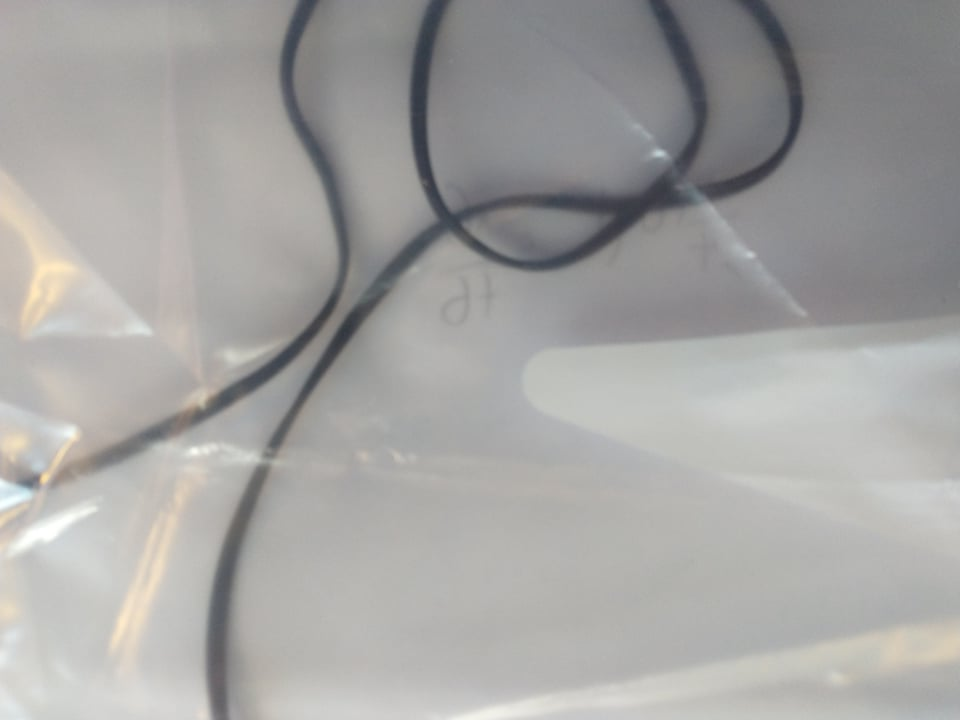
#> input picture projet/test_image.jpg, 960 x 720 px, given in place of the camera
$ python testimage.py
#> lines starting #> are read from the running program, lines starting #| are printed output that depends on the picture; after the words box and inside, x2 and y2 are one past the last pixel; in counts of white or black regions, pixels touching at a corner belong together
print ('hello world')

import cv2 as cv
import numpy as np
cap0=cv.VideoCapture(1)
cap = cv.VideoCapture(2)

while True:
    ret,frame=cap.read()
#> frame is the input picture: shape (720, 960, 3); mean B, G, R 162.7, 164.3, 165.1
    width=int(cap.get(3))
    height=int(cap.get(4))
    ret0,frame0=cap0.read()
    small_frame = cv.resize(frame,(0,0),fx=0.5,fy=0.5)
    small_frame0 = cv.resize(frame0,(0,0),fx=0.5,fy=0.5)
    inverted = cv.bitwise_not(small_frame)
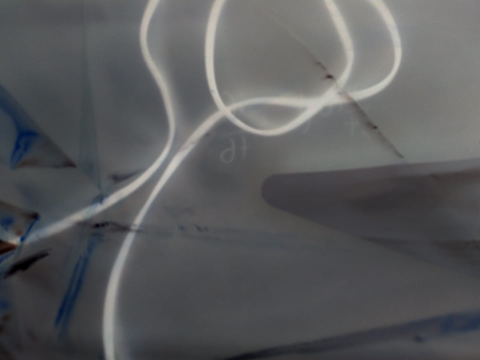
#> inverted: shape (360, 480, 3); mean B, G, R 92.2, 90.6, 89.8
    gray_invert = cv.cvtColor(inverted, cv.COLOR_BGR2GRAY)
    image=np.zeros(frame.shape, np.uint8)
    image[:height//2,:width//2]=small_frame0
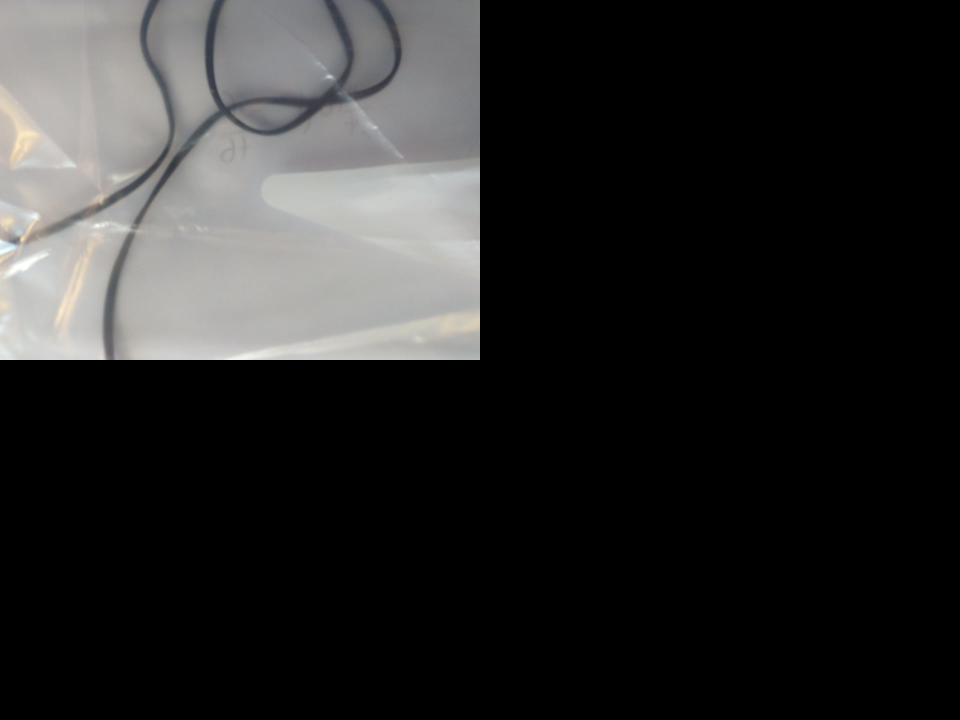
#> image: shape (720, 960, 3); mean B, G, R 40.7, 41.1, 41.3
    image[height//2:,:width//2]=inverted
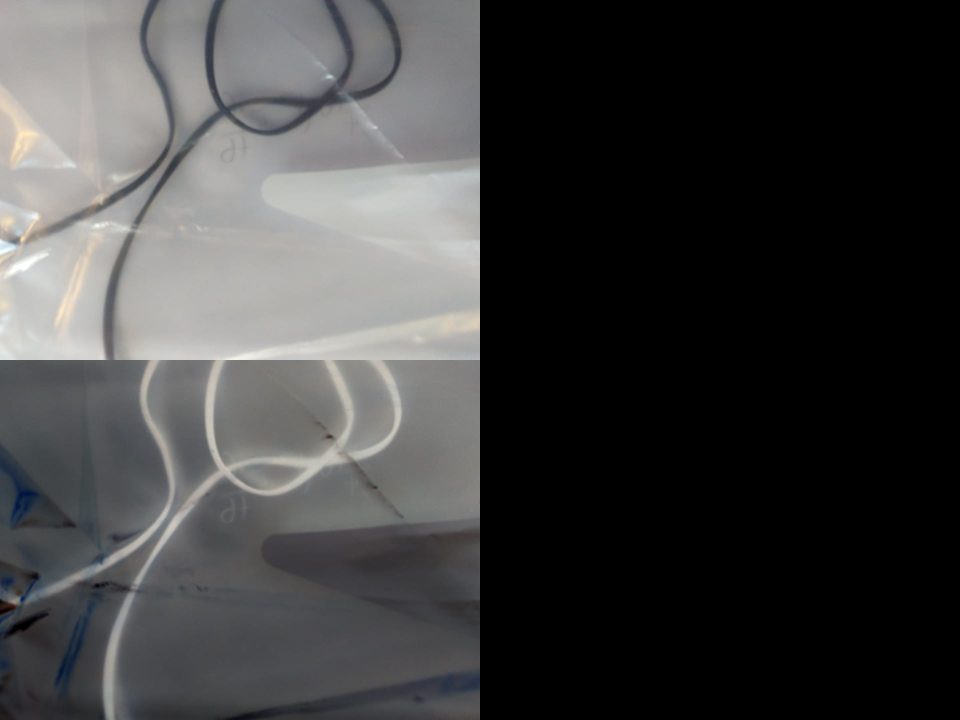
#> image: shape (720, 960, 3); mean B, G, R 63.8, 63.8, 63.8
    image[:height//2,width//2:]=small_frame
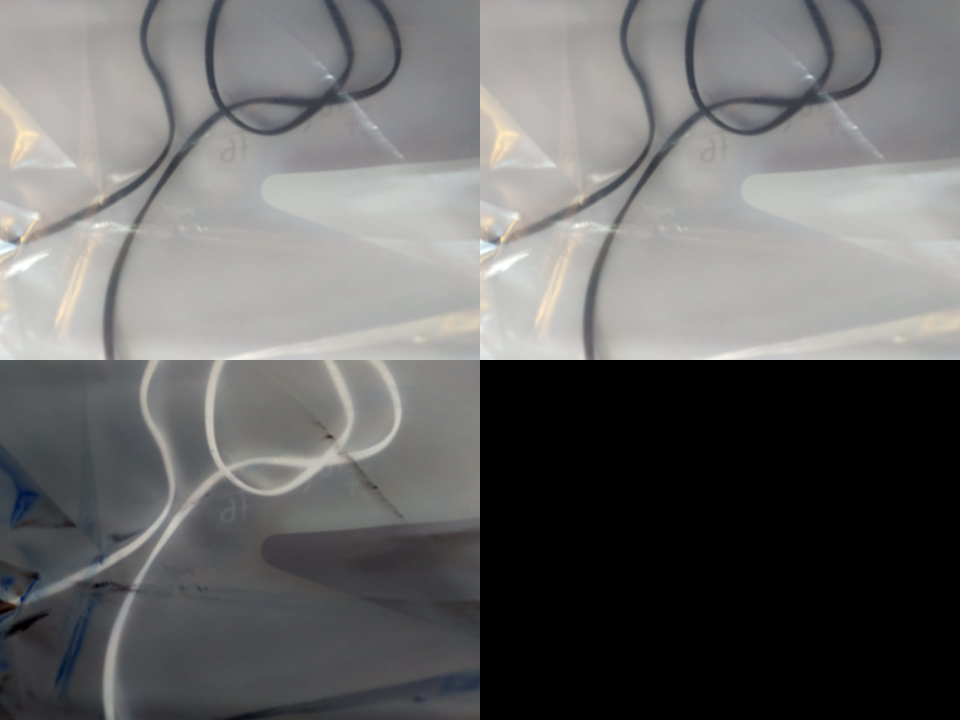
#> image: shape (720, 960, 3); mean B, G, R 104.4, 104.8, 105.1
    image[height//2:,width//2:]=small_frame
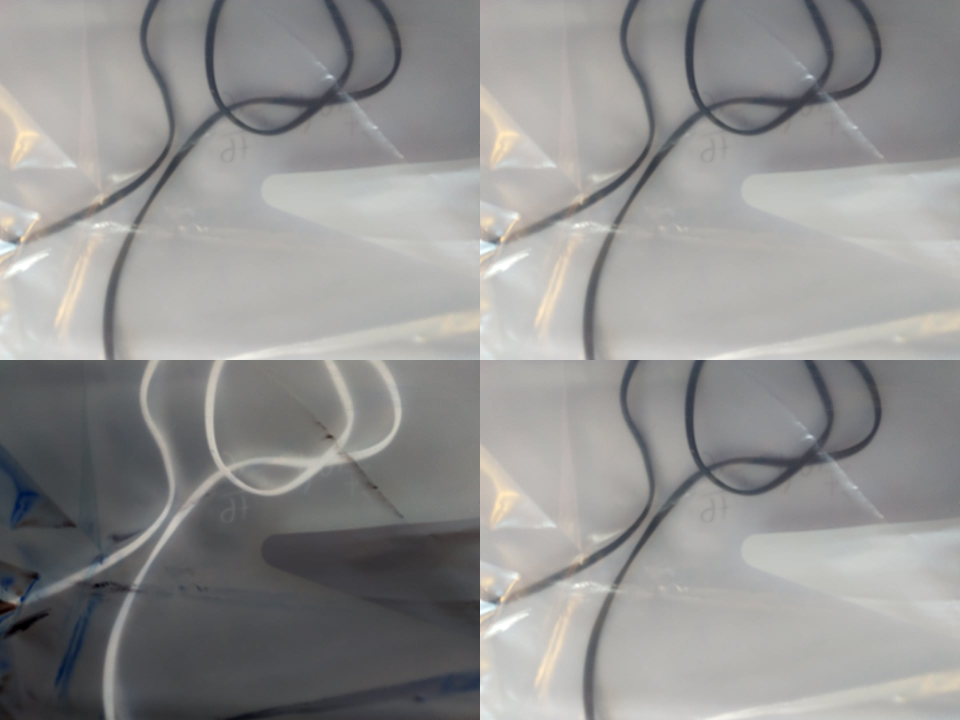
#> image: shape (720, 960, 3); mean B, G, R 145.1, 145.9, 146.4
    font = cv.FONT_HERSHEY_SIMPLEX
    image = cv.putText(image, 'Its you!',(200,height -10),font,2,(255,255,255),5,cv.LINE_AA)
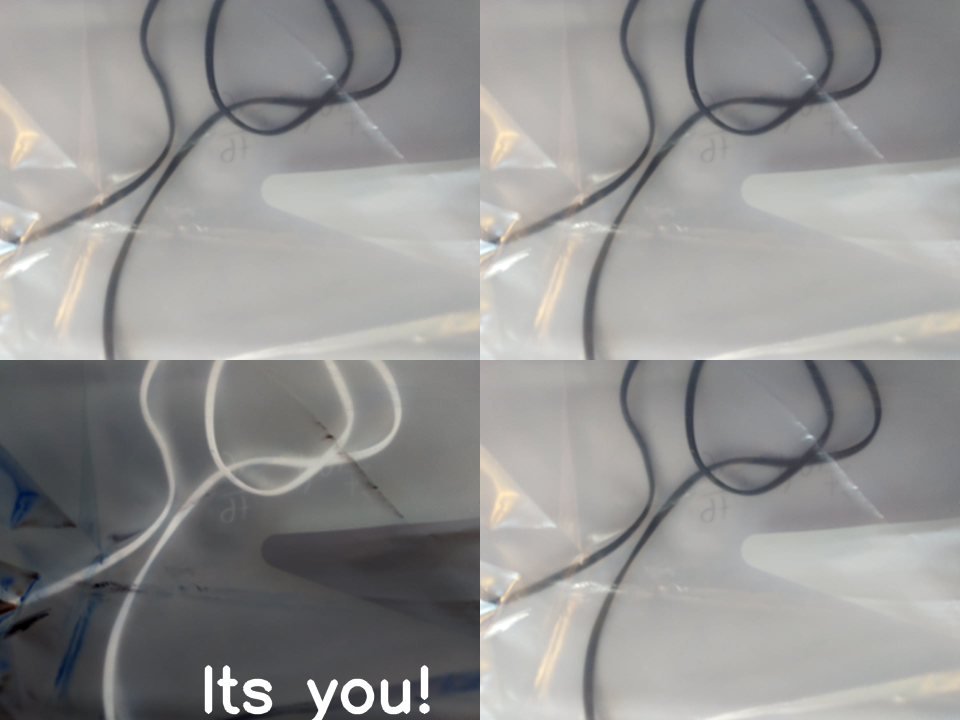
#> image: shape (720, 960, 3); 0.62% of pixels changed, all inside (x1, y1, x2, y2) = (204, 665, 431, 720)
    cv.imshow('frame',image)
    if cv.waitKey(1) == ord('q'):
#> (key q is pressed here)
        break
cap.release()
cv.destroyAllWindows()
